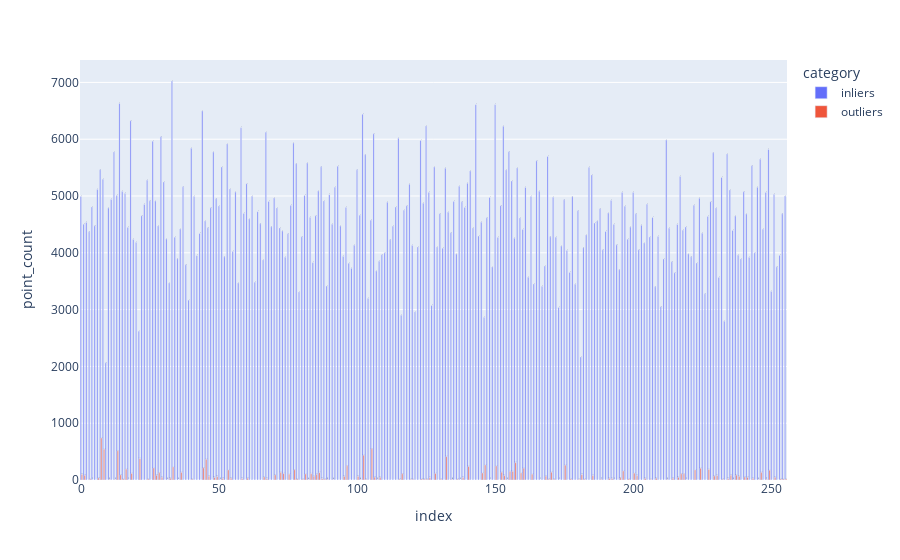

Source (notebook cell):
### Code cell
df = plot_outliers_count(out_pointcount, inliers_pointcount)

### Figure 1 — Plotly figure (JSON) as saved in the notebook; plotly's stock layout.template omitted (floating-point values rounded to 4 significant figures; data arrays with more than 128 entries replaced by an {"elided": "..."} marker saying what was removed)
{"data": [{"alignmentgroup": "True", "hovertemplate": "category=inliers<br>index=%{x}<br>point_count=%{y}<extra></extra>", "legendgroup": "inliers", "marker": {"color": "#636efa", "pattern": {"shape": ""}}, "name": "inliers", "offsetgroup": "inliers", "orientation": "v", "showlegend": true, "textposition": "auto", "texttemplate": "%{y}", "type": "bar", "x": {"elided": "256 int values"}, "xaxis": "x", "y": {"elided": "256 int values"}, "yaxis": "y"}, {"alignmentgroup": "True", "hovertemplate": "category=outliers<br>index=%{x}<br>point_count=%{y}<extra></extra>", "legendgroup": "outliers", "marker": {"color": "#EF553B", "pattern": {"shape": ""}}, "name": "outliers", "offsetgroup": "outliers", "orientation": "v", "showlegend": true, "textposition": "auto", "texttemplate": "%{y}", "type": "bar", "x": {"elided": "256 int values"}, "xaxis": "x", "y": {"elided": "256 int values"}, "yaxis": "y"}], "layout": {"barmode": "group", "legend": {"title": {"text": "category"}, "tracegroupgap": 0}, "margin": {"t": 60}, "xaxis": {"anchor": "y", "domain": [0, 1], "title": {"text": "index"}}, "yaxis": {"anchor": "x", "domain": [0, 1], "title": {"text": "point_count"}}}}
